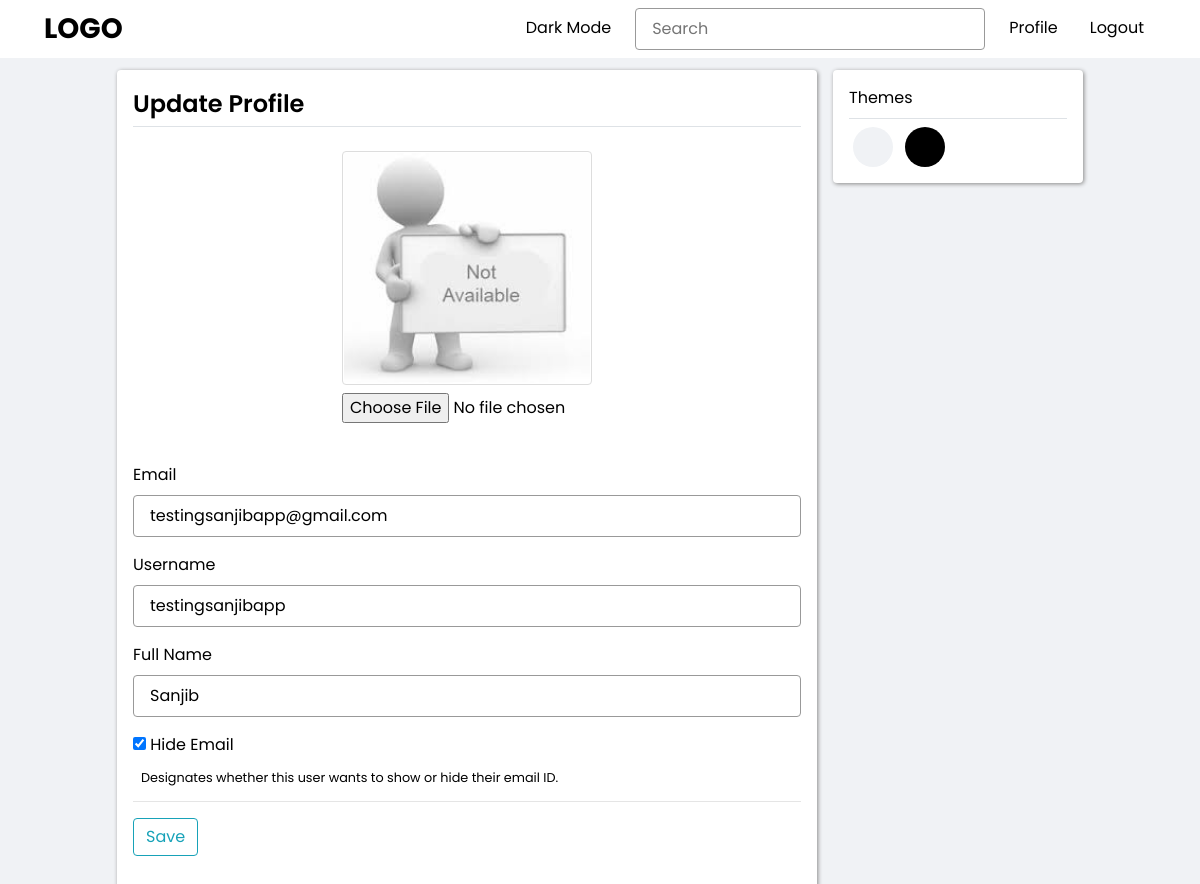
Screenshot of /account_update/ (signed in) with the database file from the repository.
### account/models.py (models this page shows, shortened)
class User(AbstractBaseUser, PermissionsMixin):
    id = models.UUIDField(
        verbose_name = _('ID'),
        primary_key = True,
        default = uuid.uuid4,
        editable = False,
    )
    email = models.EmailField(
        verbose_name = _('Email'),
        max_length = 64,
        unique = True,
        error_messages = {
            'null' : _('Email field is required.'),
            'unique' : _('AN account with that email already exists. Please login to continue.'),
            'invalid' : _('Enter a valid email address.'),
        }
    )
    username = models.CharField(
        verbose_name = _('Username'),
        max_length = 64,
        unique = True,
        error_messages = {
            'null' : _('Username field is required.'),
            'unique' : _('An account with that username already exists.'),
            'invalid' : _('Enter a valid email address.'),
        }
    )
    name = models.CharField(
        verbose_name = _('Full Name'),
        max_length = 64,
        null = True,
        blank = True
    )
    is_staff = models.BooleanField(
        verbose_name = _('Staff Status'),
        default=False,
        help_text=_('Designates whether the user can log into this admin site.'),
    )
    is_active = models.BooleanField(
        verbose_name = _('Active'),
        default=False,
        help_text=_(
            'Designates whether this user should be treated as active.'
            'Unselect this instead of deleting accounts.'
        ),
    )
    is_email_verified = models.BooleanField(
        verbose_name = _('Email Verification Status'),
        default=False,
        help_text=_(
            'Designates whether this user is verified or not.'
        ),
    )
    hide_email = models.BooleanField(
        verbose_name = _('Hide Email'),
        default=False,
        help_text=_(
            'Designates whether this user wants to show or hide their email ID.'
        ),
    )
    last_login = models.DateTimeField(
        verbose_name = _('Last Login'),
        auto_now = True,
    )
    date_joined = models.DateTimeField(
        verbose_name = _('Date Joined'),
        auto_now_add = True,
        editable = False,
    )
    display_pic = models.ImageField(
        verbose_name = _('Profile Picture'),
        null = True,
        blank = True,
        default = get_default_display_pic,
        upload_to = get_user_display_pic,
    )
    text = models.TextField(
        verbose_name=_('Text'),
        max_length=32,
        null=True,
        blank=True
    )
    objects = UserManager()
    USERNAME_FIELD = 'email'
    class Meta:
        verbose_name = _('User')
        verbose_name_plural = _('Users')
        ordering = ['-date_joined']

### account/views.py (the view, shortened to what this page needs)
# urls.py: path('account_update/', account_update_view, name='account-update'),
def account_update_view(request, *args, **kwargs):
    context = {}
    user = request.user
    if not user.is_authenticated:
        messages.warning(request, f'You must login to update profile.')
        return redirect('account:login')
    if request.method == 'GET':
        form = UserUpdateForm(instance=user)
        context['form'] = form
    return render(request, 'account/account_update.html', context)

### account/forms.py (shortened to what this page needs)
class UserUpdateForm(forms.ModelForm):
    class Meta:
        model = User
        fields = ('display_pic', 'email', 'username', 'name', 'hide_email')

### account/templates/account/account_update.html (shortened to what this page needs)
{% extends "base.html" %}
{% load static %}
{% block content %}
<div class="content-section">
    <form method="POST" enctype="multipart/form-data">
        <legend class="border-bottom pb-1 mb-4">Update Profile</legend>
        <div class="d-flex flex-column mb-3 align-items-center">
            <img class="display-img rounded mb-2" id="id_display_img" src="{{ user.display_pic.url }}">
            <input type="file" name="display_pic" accept="image/*" id="id_display_pic" onchange="loadFile(event)">
        </div>
        {% include 'snippets/form.html' %}
        <div class="form-group pt-2">
            <button class="btn btn-outline-info" type="submit">Save</button>
        </div>
    </form>
</div>
{% endblock content %}

### templates/snippets/form.html (shortened to what this page needs)
{% for field in form.visible_fields %}
<div class="form-element">
{% if field.field.widget.input_type != "file" %}
{% if field.field.widget.input_type != "checkbox" %}
<label for="{{ field.id_for_label }}">{{ field.label }}</label>
{{ field }}
{% else %}
{{ field }}
<label for="{{ field.id_for_label }}">{{ field.label }}</label>
{% endif %}
{% if field.help_text %}
<div class="ml-2 mb-0"><small>{{ field.help_text }}</small></div>
{% endif %}
{% endif %}
</div>
{% endfor %}
<hr class="mt-1 mb-2">

### static_dir/css/base.css (style rules this page uses)
:root { --bg-page: #f0f2f5; --bg-primary: #fff; --bg-secondary: #999; --font-color: #000; }
* { margin: 0; padding: 0; box-sizing: border-box; font-family: 'Poppins', sans-serif; color: var(--font-color); }
html { min-width: 360px; }
body { margin: 0; padding: 0; background-color: var(--bg-page); }
.content-section { width: 100%; max-width: 700px; height: fit-content; padding: 1rem; background-color: var(--bg-primary); border-radius: .25rem; box-shadow: 1px 1px .25rem #888; }
legend { font-size: 1.5rem; font-weight: 600; }
.form-element { display: block; width: 100%; padding: .5rem 0; }
select, textarea, input[type="text"], input[type="email"], input[type="password"], input[type="number"], input[type="select"] { display: block; width: 100%; padding: .5rem 1rem; border: 1px solid #999; border-radius: .25rem; background-color: var(--bg-primary); }

### account/templates/account/account_update.html (style rules this page uses)
.display-img { padding: 1px; width: 250px; height: auto; border: 1px solid #dddddd; }
input[type="file"] { width: 250px; }

### rows the page displays
User: display_pic (placeholder picture), visible_fields "testingsanjibapp@gmail.com" "testingsanjibapp" "Sanjib", visible_fields "☑"

### other values shown
{{ field.label }} "Email" "Username" "Full Name"
{{ field.label }} "Hide Email"
{{ field.help_text }} "Designates whether this user wants to show or hide their email ID."
